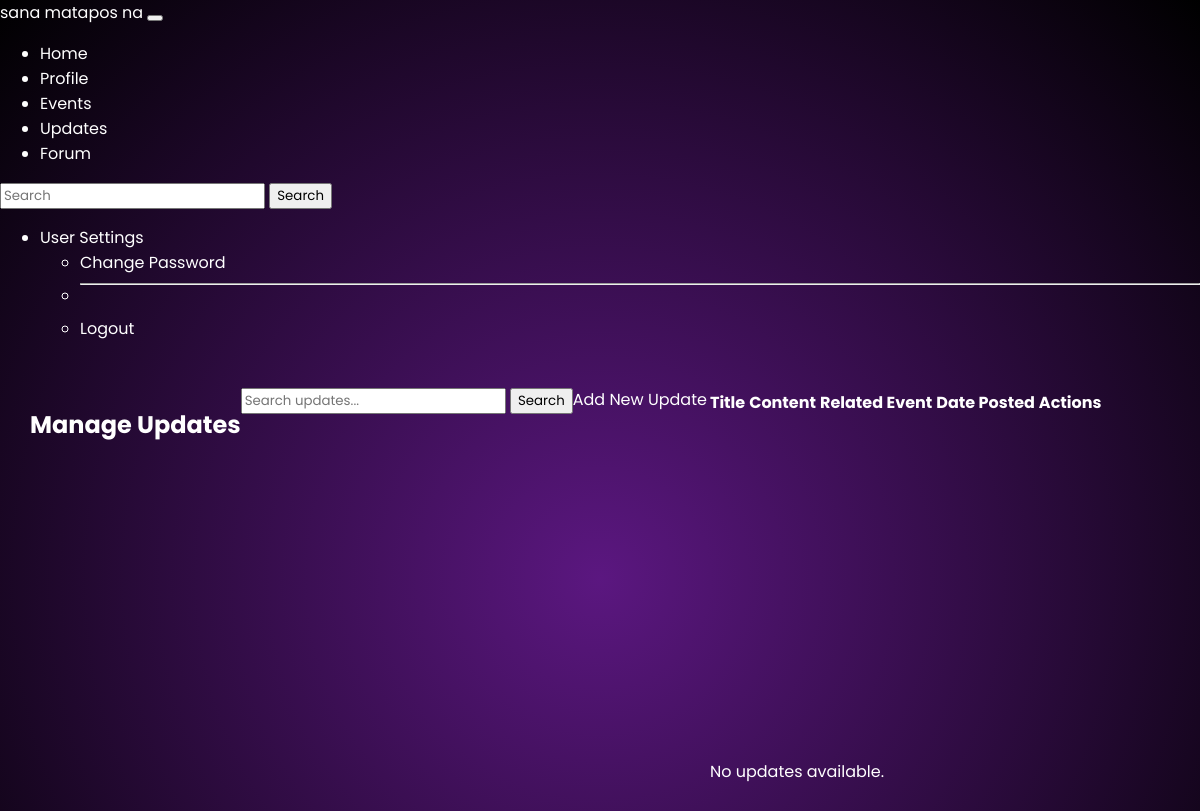
Before: /admin-panel/updates/ (signed in) with the older database file.
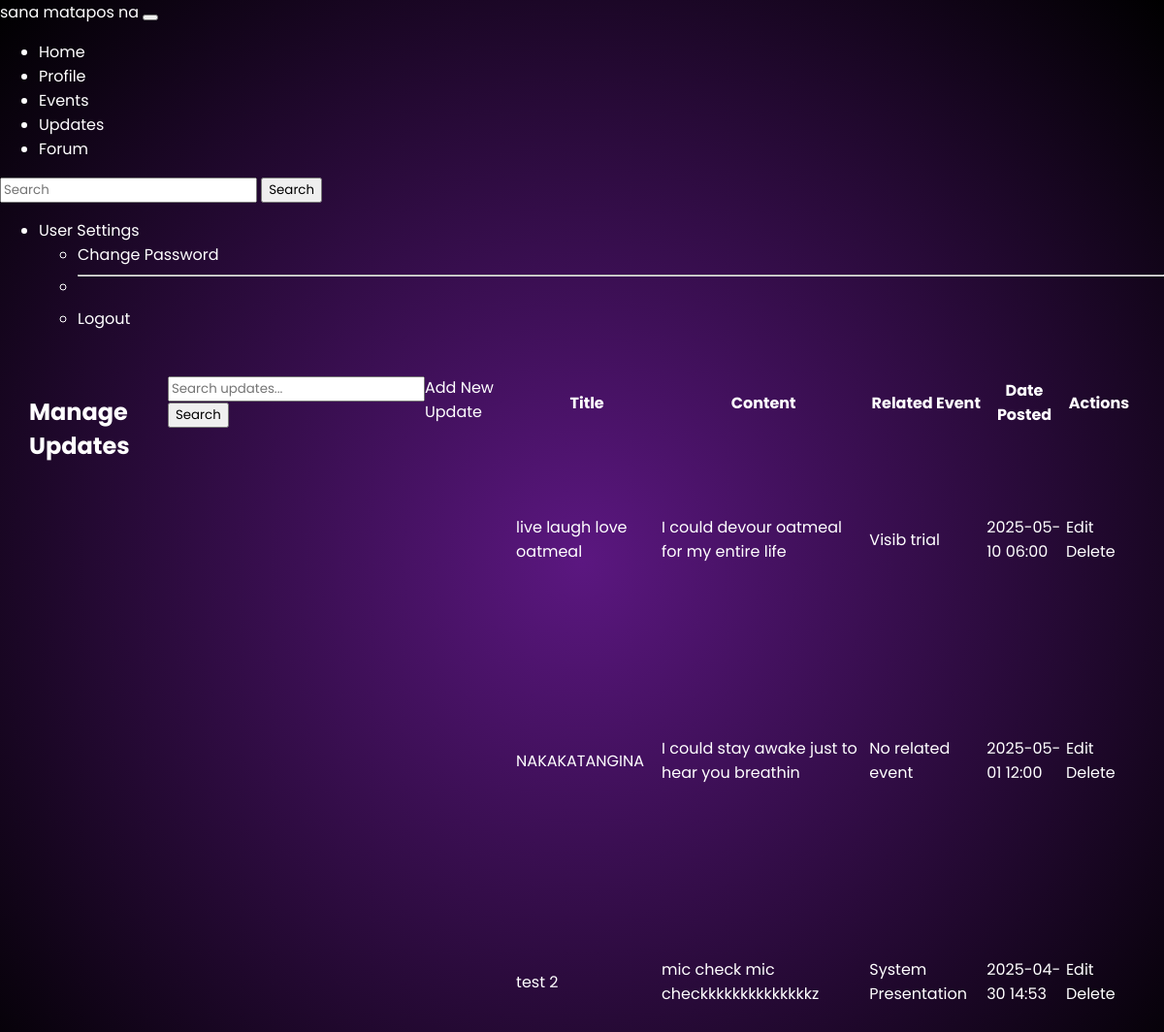
After: the same page with the newer database file.
### core/models.py (models this page shows, shortened)
class Updates(models.Model):
    title = models.CharField(max_length=200)
    content = models.TextField()
    date_posted = models.DateTimeField(auto_now_add=True)
    related_event = models.ForeignKey(Event, on_delete=models.SET_NULL, null=True, blank=True)

class Event(models.Model):
    title = models.CharField(max_length=200)
    description = models.TextField()
    date = models.DateField(default=date.today)
    time = models.TimeField()
    location = models.CharField(max_length=200)

### core/views.py (the view, shortened to what this page needs)
# urls.py: path('admin-panel/updates/', views.admin_updates_list, name='admin_updates_list'),
@login_required
@user_passes_test(is_admin)
def admin_updates_list(request):
    query = request.GET.get('q', '')
    sort_by = request.GET.get('sort', '-date_posted')
    updates = Updates.objects.order_by(sort_by)
    return render(request, 'admin_panel/updates_list.html', {'updates': updates})

### core/views.py (called while the page is built)
def is_admin(user):
    return user.is_staff or user.is_superuser

### core/templates/admin_panel/updates_list.html
{% extends 'base.html' %}
{% block content %}
<h2>Manage Updates</h2>
<form method="get" class="mb-3 d-flex" role="search">
    <input type="text" name="q" value="{{ query }}" class="form-control me-2" placeholder="Search updates...">
    <button type="submit" class="btn btn-outline-primary">Search</button>
</form>
<a href="{% url 'admin_updates_create' %}" class="btn btn-primary mb-3">Add New Update</a>
<table class="table table-striped">
    <thead>
        <tr>
            <th>Title</th>
            <th>Content</th>
            <th>Related Event</th>
            <th>Date Posted</th>
            <th>Actions</th>
        </tr>
    </thead>
    <tbody>
        {% for update in updates %}
        <tr>
            <td>{{ update.title }}</td>
            <td>{{ update.content|truncatewords:20 }}</td>
            <td>{% if update.related_event %}
                    {{ update.related_event.title }}
                {% else %}
                    No related event
                {% endif %}
            </td>
            <td>{{ update.date_posted|date:"Y-m-d H:i" }}</td>
            <td>
                <a href="{% url 'admin_updates_edit' update.id %}" class="btn btn-sm btn-warning">Edit</a>
                <a href="{% url 'admin_updates_delete' update.id %}" class="btn btn-sm btn-danger"
                   onclick="return confirm('Are you sure you want to delete this update?');">Delete</a>
            </td>
        </tr>
        {% empty %}
        <tr>
            <td colspan="5">No updates available.</td>
        </tr>
        {% endfor %}
    </tbody>
</table>
{% endblock %}

Changed rows visible on the page:
added Updates: title "live laugh love oatmeal", content "I could devour oatmeal for my entire life", related_event "Visib trial", date_posted "2025-05-10 06:00"
added Updates: title "NAKAKATANGINA", content "I could stay awake just to hear you breathin", shows "No related event", date_posted "2025-05-01 12:00"
added Updates: title "test 2", content "mic check mic checkkkkkkkkkkkkkkz", related_event "System Presentation", date_posted "2025-04-30 14:53"
Other visible differences:
text no longer shown: "No updates available."
